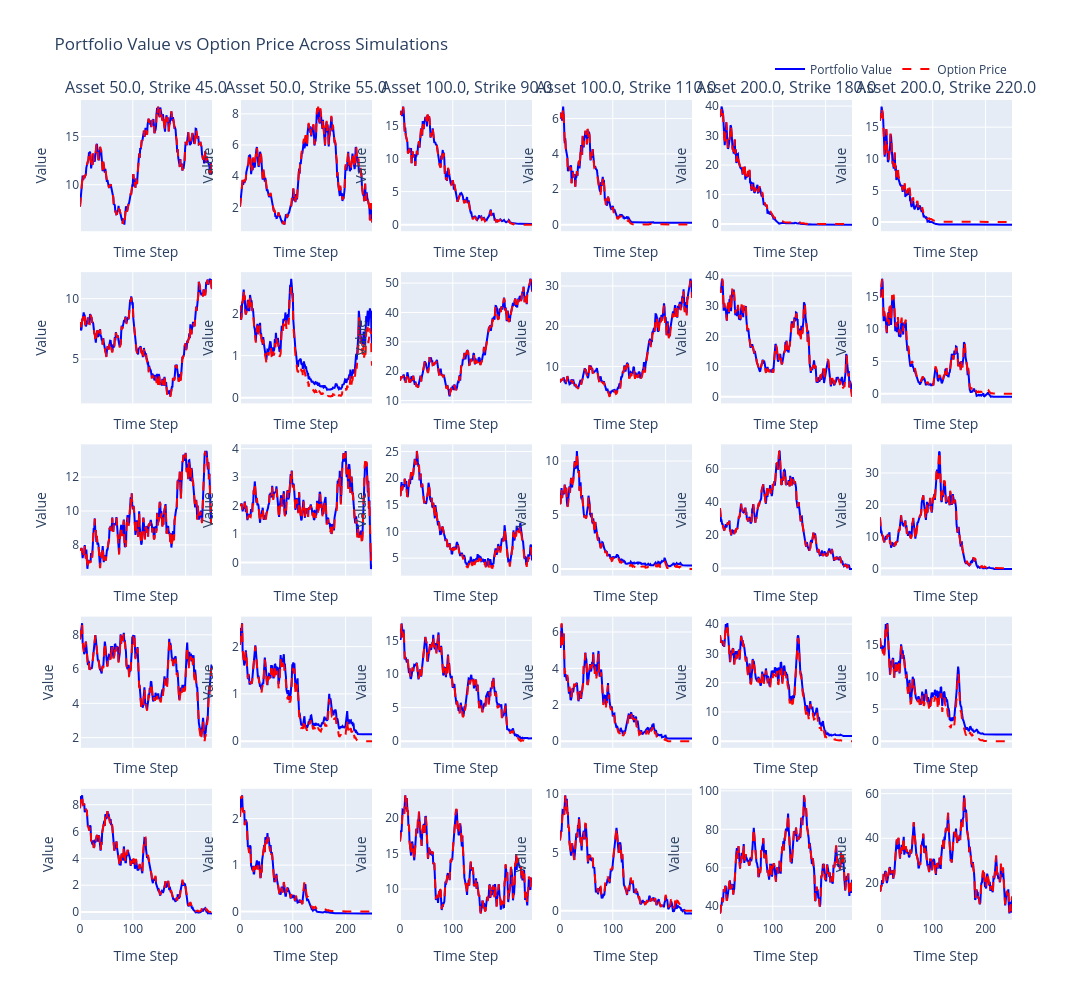

The cell this chart's notebook holds for it:
### Code cell
# Perfect Delta Hedging
env = HedgingEnv(S0, K, sigma, r, num_simulation=num_simulation, num_step=250, seed=0)
(
    num_simulation,
    num_asset,
    num_strike,
) = (
    env.num_simulation,
    env.num_asset,
    env.num_strike,
)
state = env.reset()
idx = 0
while True:
    action = env.ground_truth_deltas[..., idx].reshape(-1)
    _, __, done = env.step(action)
    if done:
        break
    else:
        idx += 1

plot_portfolio_vs_option_price(env)

### Figure 1 — Plotly figure (JSON) as saved in the notebook; plotly's stock layout.template omitted (floating-point values rounded to 4 significant figures; data arrays with more than 128 entries replaced by an {"elided": "..."} marker saying what was removed)
{"data": [{"line": {"color": "blue", "dash": "solid"}, "mode": "lines", "name": "Portfolio Value", "showlegend": true, "type": "scatter", "x": {"elided": "251 int values"}, "xaxis": "x", "y": {"elided": "251 float values"}, "yaxis": "y"}, {"line": {"color": "red", "dash": "dash"}, "mode": "lines", "name": "Option Price", "showlegend": true, "type": "scatter", "x": {"elided": "251 int values"}, "xaxis": "x", "y": {"elided": "251 float values"}, "yaxis": "y"}, {"line": {"color": "blue", "dash": "solid"}, "mode": "lines", "showlegend": false, "type": "scatter", "x": {"elided": "251 int values"}, "xaxis": "x2", "y": {"elided": "251 float values"}, "yaxis": "y2"}, {"line": {"color": "red", "dash": "dash"}, "mode": "lines", "showlegend": false, "type": "scatter", "x": {"elided": "251 int values"}, "xaxis": "x2", "y": {"elided": "251 float values"}, "yaxis": "y2"}, {"line": {"color": "blue", "dash": "solid"}, "mode": "lines", "showlegend": false, "type": "scatter", "x": {"elided": "251 int values"}, "xaxis": "x3", "y": {"elided": "251 float values"}, "yaxis": "y3"}, {"line": {"color": "red", "dash": "dash"}, "mode": "lines", "showlegend": false, "type": "scatter", "x": {"elided": "251 int values"}, "xaxis": "x3", "y": {"elided": "251 float values"}, "yaxis": "y3"}, {"line": {"color": "blue", "dash": "solid"}, "mode": "lines", "showlegend": false, "type": "scatter", "x": {"elided": "251 int values"}, "xaxis": "x4", "y": {"elided": "251 float values"}, "yaxis": "y4"}, {"line": {"color": "red", "dash": "dash"}, "mode": "lines", "showlegend": false, "type": "scatter", "x": {"elided": "251 int values"}, "xaxis": "x4", "y": {"elided": "251 float values"}, "yaxis": "y4"}, {"line": {"color": "blue", "dash": "solid"}, "mode": "lines", "showlegend": false, "type": "scatter", "x": {"elided": "251 int values"}, "xaxis": "x5", "y": {"elided": "251 float values"}, "yaxis": "y5"}, {"line": {"color": "red", "dash": "dash"}, "mode": "lines", "showlegend": false, "type": "scatter", "x": {"elided": "251 int values"}, "xaxis": "x5", "y": {"elided": "251 float values"}, "yaxis": "y5"}, {"line": {"color": "blue", "dash": "solid"}, "mode": "lines", "showlegend": false, "type": "scatter", "x": {"elided": "251 int values"}, "xaxis": "x6", "y": {"elided": "251 float values"}, "yaxis": "y6"}, {"line": {"color": "red", "dash": "dash"}, "mode": "lines", "showlegend": false, "type": "scatter", "x": {"elided": "251 int values"}, "xaxis": "x6", "y": {"elided": "251 float values"}, "yaxis": "y6"}, {"line": {"color": "blue", "dash": "solid"}, "mode": "lines", "showlegend": false, "type": "scatter", "x": {"elided": "251 int values"}, "xaxis": "x7", "y": {"elided": "251 float values"}, "yaxis": "y7"}, {"line": {"color": "red", "dash": "dash"}, "mode": "lines", "showlegend": false, "type": "scatter", "x": {"elided": "251 int values"}, "xaxis": "x7", "y": {"elided": "251 float values"}, "yaxis": "y7"}, {"line": {"color": "blue", "dash": "solid"}, "mode": "lines", "showlegend": false, "type": "scatter", "x": {"elided": "251 int values"}, "xaxis": "x8", "y": {"elided": "251 float values"}, "yaxis": "y8"}, {"line": {"color": "red", "dash": "dash"}, "mode": "lines", "showlegend": false, "type": "scatter", "x": {"elided": "251 int values"}, "xaxis": "x8", "y": {"elided": "251 float values"}, "yaxis": "y8"}, {"line": {"color": "blue", "dash": "solid"}, "mode": "lines", "showlegend": false, "type": "scatter", "x": {"elided": "251 int values"}, "xaxis": "x9", "y": {"elided": "251 float values"}, "yaxis": "y9"}, {"line": {"color": "red", "dash": "dash"}, "mode": "lines", "showlegend": false, "type": "scatter", "x": {"elided": "251 int values"}, "xaxis": "x9", "y": {"elided": "251 float values"}, "yaxis": "y9"}, {"line": {"color": "blue", "dash": "solid"}, "mode": "lines", "showlegend": false, "type": "scatter", "x": {"elided": "251 int values"}, "xaxis": "x10", "y": {"elided": "251 float values"}, "yaxis": "y10"}, {"line": {"color": "red", "dash": "dash"}, "mode": "lines", "showlegend": false, "type": "scatter", "x": {"elided": "251 int values"}, "xaxis": "x10", "y": {"elided": "251 float values"}, "yaxis": "y10"}, {"line": {"color": "blue", "dash": "solid"}, "mode": "lines", "showlegend": false, "type": "scatter", "x": {"elided": "251 int values"}, "xaxis": "x11", "y": {"elided": "251 float values"}, "yaxis": "y11"}, {"line": {"color": "red", "dash": "dash"}, "mode": "lines", "showlegend": false, "type": "scatter", "x": {"elided": "251 int values"}, "xaxis": "x11", "y": {"elided": "251 float values"}, "yaxis": "y11"}, {"line": {"color": "blue", "dash": "solid"}, "mode": "lines", "showlegend": false, "type": "scatter", "x": {"elided": "251 int values"}, "xaxis": "x12", "y": {"elided": "251 float values"}, "yaxis": "y12"}, {"line": {"color": "red", "dash": "dash"}, "mode": "lines", "showlegend": false, "type": "scatter", "x": {"elided": "251 int values"}, "xaxis": "x12", "y": {"elided": "251 float values"}, "yaxis": "y12"}, {"line": {"color": "blue", "dash": "solid"}, "mode": "lines", "showlegend": false, "type": "scatter", "x": {"elided": "251 int values"}, "xaxis": "x13", "y": {"elided": "251 float values"}, "yaxis": "y13"}, {"line": {"color": "red", "dash": "dash"}, "mode": "lines", "showlegend": false, "type": "scatter", "x": {"elided": "251 int values"}, "xaxis": "x13", "y": {"elided": "251 float values"}, "yaxis": "y13"}, {"line": {"color": "blue", "dash": "solid"}, "mode": "lines", "showlegend": false, "type": "scatter", "x": {"elided": "251 int values"}, "xaxis": "x14", "y": {"elided": "251 float values"}, "yaxis": "y14"}, {"line": {"color": "red", "dash": "dash"}, "mode": "lines", "showlegend": false, "type": "scatter", "x": {"elided": "251 int values"}, "xaxis": "x14", "y": {"elided": "251 float values"}, "yaxis": "y14"}, {"line": {"color": "blue", "dash": "solid"}, "mode": "lines", "showlegend": false, "type": "scatter", "x": {"elided": "251 int values"}, "xaxis": "x15", "y": {"elided": "251 float values"}, "yaxis": "y15"}, {"line": {"color": "red", "dash": "dash"}, "mode": "lines", "showlegend": false, "type": "scatter", "x": {"elided": "251 int values"}, "xaxis": "x15", "y": {"elided": "251 float values"}, "yaxis": "y15"}, {"line": {"color": "blue", "dash": "solid"}, "mode": "lines", "showlegend": false, "type": "scatter", "x": {"elided": "251 int values"}, "xaxis": "x16", "y": {"elided": "251 float values"}, "yaxis": "y16"}, {"line": {"color": "red", "dash": "dash"}, "mode": "lines", "showlegend": false, "type": "scatter", "x": {"elided": "251 int values"}, "xaxis": "x16", "y": {"elided": "251 float values"}, "yaxis": "y16"}, {"line": {"color": "blue", "dash": "solid"}, "mode": "lines", "showlegend": false, "type": "scatter", "x": {"elided": "251 int values"}, "xaxis": "x17", "y": {"elided": "251 float values"}, "yaxis": "y17"}, {"line": {"color": "red", "dash": "dash"}, "mode": "lines", "showlegend": false, "type": "scatter", "x": {"elided": "251 int values"}, "xaxis": "x17", "y": {"elided": "251 float values"}, "yaxis": "y17"}, {"line": {"color": "blue", "dash": "solid"}, "mode": "lines", "showlegend": false, "type": "scatter", "x": {"elided": "251 int values"}, "xaxis": "x18", "y": {"elided": "251 float values"}, "yaxis": "y18"}, {"line": {"color": "red", "dash": "dash"}, "mode": "lines", "showlegend": false, "type": "scatter", "x": {"elided": "251 int values"}, "xaxis": "x18", "y": {"elided": "251 float values"}, "yaxis": "y18"}, {"line": {"color": "blue", "dash": "solid"}, "mode": "lines", "showlegend": false, "type": "scatter", "x": {"elided": "251 int values"}, "xaxis": "x19", "y": {"elided": "251 float values"}, "yaxis": "y19"}, {"line": {"color": "red", "dash": "dash"}, "mode": "lines", "showlegend": false, "type": "scatter", "x": {"elided": "251 int values"}, "xaxis": "x19", "y": {"elided": "251 float values"}, "yaxis": "y19"}, {"line": {"color": "blue", "dash": "solid"}, "mode": "lines", "showlegend": false, "type": "scatter", "x": {"elided": "251 int values"}, "xaxis": "x20", "y": {"elided": "251 float values"}, "yaxis": "y20"}, {"line": {"color": "red", "dash": "dash"}, "mode": "lines", "showlegend": false, "type": "scatter", "x": {"elided": "251 int values"}, "xaxis": "x20", "y": {"elided": "251 float values"}, "yaxis": "y20"}, {"line": {"color": "blue", "dash": "solid"}, "mode": "lines", "showlegend": false, "type": "scatter", "x": {"elided": "251 int values"}, "xaxis": "x21", "y": {"elided": "251 float values"}, "yaxis": "y21"}, {"line": {"color": "red", "dash": "dash"}, "mode": "lines", "showlegend": false, "type": "scatter", "x": {"elided": "251 int values"}, "xaxis": "x21", "y": {"elided": "251 float values"}, "yaxis": "y21"}, {"line": {"color": "blue", "dash": "solid"}, "mode": "lines", "showlegend": false, "type": "scatter", "x": {"elided": "251 int values"}, "xaxis": "x22", "y": {"elided": "251 float values"}, "yaxis": "y22"}, {"line": {"color": "red", "dash": "dash"}, "mode": "lines", "showlegend": false, "type": "scatter", "x": {"elided": "251 int values"}, "xaxis": "x22", "y": {"elided": "251 float values"}, "yaxis": "y22"}, {"line": {"color": "blue", "dash": "solid"}, "mode": "lines", "showlegend": false, "type": "scatter", "x": {"elided": "251 int values"}, "xaxis": "x23", "y": {"elided": "251 float values"}, "yaxis": "y23"}, {"line": {"color": "red", "dash": "dash"}, "mode": "lines", "showlegend": false, "type": "scatter", "x": {"elided": "251 int values"}, "xaxis": "x23", "y": {"elided": "251 float values"}, "yaxis": "y23"}, {"line": {"color": "blue", "dash": "solid"}, "mode": "lines", "showlegend": false, "type": "scatter", "x": {"elided": "251 int values"}, "xaxis": "x24", "y": {"elided": "251 float values"}, "yaxis": "y24"}, {"line": {"color": "red", "dash": "dash"}, "mode": "lines", "showlegend": false, "type": "scatter", "x": {"elided": "251 int values"}, "xaxis": "x24", "y": {"elided": "251 float values"}, "yaxis": "y24"}, {"line": {"color": "blue", "dash": "solid"}, "mode": "lines", "showlegend": false, "type": "scatter", "x": {"elided": "251 int values"}, "xaxis": "x25", "y": {"elided": "251 float values"}, "yaxis": "y25"}, {"line": {"color": "red", "dash": "dash"}, "mode": "lines", "showlegend": false, "type": "scatter", "x": {"elided": "251 int values"}, "xaxis": "x25", "y": {"elided": "251 float values"}, "yaxis": "y25"}, {"line": {"color": "blue", "dash": "solid"}, "mode": "lines", "showlegend": false, "type": "scatter", "x": {"elided": "251 int values"}, "xaxis": "x26", "y": {"elided": "251 float values"}, "yaxis": "y26"}, {"line": {"color": "red", "dash": "dash"}, "mode": "lines", "showlegend": false, "type": "scatter", "x": {"elided": "251 int values"}, "xaxis": "x26", "y": {"elided": "251 float values"}, "yaxis": "y26"}, {"line": {"color": "blue", "dash": "solid"}, "mode": "lines", "showlegend": false, "type": "scatter", "x": {"elided": "251 int values"}, "xaxis": "x27", "y": {"elided": "251 float values"}, "yaxis": "y27"}, {"line": {"color": "red", "dash": "dash"}, "mode": "lines", "showlegend": false, "type": "scatter", "x": {"elided": "251 int values"}, "xaxis": "x27", "y": {"elided": "251 float values"}, "yaxis": "y27"}, {"line": {"color": "blue", "dash": "solid"}, "mode": "lines", "showlegend": false, "type": "scatter", "x": {"elided": "251 int values"}, "xaxis": "x28", "y": {"elided": "251 float values"}, "yaxis": "y28"}, {"line": {"color": "red", "dash": "dash"}, "mode": "lines", "showlegend": false, "type": "scatter", "x": {"elided": "251 int values"}, "xaxis": "x28", "y": {"elided": "251 float values"}, "yaxis": "y28"}, {"line": {"color": "blue", "dash": "solid"}, "mode": "lines", "showlegend": false, "type": "scatter", "x": {"elided": "251 int values"}, "xaxis": "x29", "y": {"elided": "251 float values"}, "yaxis": "y29"}, {"line": {"color": "red", "dash": "dash"}, "mode": "lines", "showlegend": false, "type": "scatter", "x": {"elided": "251 int values"}, "xaxis": "x29", "y": {"elided": "251 float values"}, "yaxis": "y29"}, {"line": {"color": "blue", "dash": "solid"}, "mode": "lines", "showlegend": false, "type": "scatter", "x": {"elided": "251 int values"}, "xaxis": "x30", "y": {"elided": "251 float values"}, "yaxis": "y30"}, {"line": {"color": "red", "dash": "dash"}, "mode": "lines", "showlegend": false, "type": "scatter", "x": {"elided": "251 int values"}, "xaxis": "x30", "y": {"elided": "251 float values"}, "yaxis": "y30"}], "layout": {"annotations": [{"font": {"size": 16}, "showarrow": false, "text": "Asset 50.0, Strike 45.0", "x": 0.07083, "xanchor": "center", "xref": "paper", "y": 1, "yanchor": "bottom", "yref": "paper"}, {"font": {"size": 16}, "showarrow": false, "text": "Asset 50.0, Strike 55.0", "x": 0.2425, "xanchor": "center", "xref": "paper", "y": 1, "yanchor": "bottom", "yref": "paper"}, {"font": {"size": 16}, "showarrow": false, "text": "Asset 100.0, Strike 90.0", "x": 0.4142, "xanchor": "center", "xref": "paper", "y": 1, "yanchor": "bottom", "yref": "paper"}, {"font": {"size": 16}, "showarrow": false, "text": "Asset 100.0, Strike 110.0", "x": 0.5858, "xanchor": "center", "xref": "paper", "y": 1, "yanchor": "bottom", "yref": "paper"}, {"font": {"size": 16}, "showarrow": false, "text": "Asset 200.0, Strike 180.0", "x": 0.7575, "xanchor": "center", "xref": "paper", "y": 1, "yanchor": "bottom", "yref": "paper"}, {"font": {"size": 16}, "showarrow": false, "text": "Asset 200.0, Strike 220.0", "x": 0.9292, "xanchor": "center", "xref": "paper", "y": 1, "yanchor": "bottom", "yref": "paper"}], "height": 1000, "legend": {"orientation": "h", "x": 1, "xanchor": "right", "y": 1.02, "yanchor": "bottom"}, "title": {"text": "Portfolio Value vs Option Price Across Simulations"}, "width": 1200, "xaxis": {"anchor": "y", "domain": [0, 0.1417], "matches": "x25", "showticklabels": false, "title": {"text": "Time Step"}}, "xaxis10": {"anchor": "y10", "domain": [0.515, 0.6567], "matches": "x28", "showticklabels": false, "title": {"text": "Time Step"}}, "xaxis11": {"anchor": "y11", "domain": [0.6867, 0.8283], "matches": "x29", "showticklabels": false, "title": {"text": "Time Step"}}, "xaxis12": {"anchor": "y12", "domain": [0.8583, 1], "matches": "x30", "showticklabels": false, "title": {"text": "Time Step"}}, "xaxis13": {"anchor": "y13", "domain": [0, 0.1417], "matches": "x25", "showticklabels": false, "title": {"text": "Time Step"}}, "xaxis14": {"anchor": "y14", "domain": [0.1717, 0.3133], "matches": "x26", "showticklabels": false, "title": {"text": "Time Step"}}, "xaxis15": {"anchor": "y15", "domain": [0.3433, 0.485], "matches": "x27", "showticklabels": false, "title": {"text": "Time Step"}}, "xaxis16": {"anchor": "y16", "domain": [0.515, 0.6567], "matches": "x28", "showticklabels": false, "title": {"text": "Time Step"}}, "xaxis17": {"anchor": "y17", "domain": [0.6867, 0.8283], "matches": "x29", "showticklabels": false, "title": {"text": "Time Step"}}, "xaxis18": {"anchor": "y18", "domain": [0.8583, 1], "matches": "x30", "showticklabels": false, "title": {"text": "Time Step"}}, "xaxis19": {"anchor": "y19", "domain": [0, 0.1417], "matches": "x25", "showticklabels": false, "title": {"text": "Time Step"}}, "xaxis2": {"anchor": "y2", "domain": [0.1717, 0.3133], "matches": "x26", "showticklabels": false, "title": {"text": "Time Step"}}, "xaxis20": {"anchor": "y20", "domain": [0.1717, 0.3133], "matches": "x26", "showticklabels": false, "title": {"text": "Time Step"}}, "xaxis21": {"anchor": "y21", "domain": [0.3433, 0.485], "matches": "x27", "showticklabels": false, "title": {"text": "Time Step"}}, "xaxis22": {"anchor": "y22", "domain": [0.515, 0.6567], "matches": "x28", "showticklabels": false, "title": {"text": "Time Step"}}, "xaxis23": {"anchor": "y23", "domain": [0.6867, 0.8283], "matches": "x29", "showticklabels": false, "title": {"text": "Time Step"}}, "xaxis24": {"anchor": "y24", "domain": [0.8583, 1], "matches": "x30", "showticklabels": false, "title": {"text": "Time Step"}}, "xaxis25": {"anchor": "y25", "domain": [0, 0.1417], "title": {"text": "Time Step"}}, "xaxis26": {"anchor": "y26", "domain": [0.1717, 0.3133], "title": {"text": "Time Step"}}, "xaxis27": {"anchor": "y27", "domain": [0.3433, 0.485], "title": {"text": "Time Step"}}, "xaxis28": {"anchor": "y28", "domain": [0.515, 0.6567], "title": {"text": "Time Step"}}, "xaxis29": {"anchor": "y29", "domain": [0.6867, 0.8283], "title": {"text": "Time Step"}}, "xaxis3": {"anchor": "y3", "domain": [0.3433, 0.485], "matches": "x27", "showticklabels": false, "title": {"text": "Time Step"}}, "xaxis30": {"anchor": "y30", "domain": [0.8583, 1], "title": {"text": "Time Step"}}, "xaxis4": {"anchor": "y4", "domain": [0.515, 0.6567], "matches": "x28", "showticklabels": false, "title": {"text": "Time Step"}}, "xaxis5": {"anchor": "y5", "domain": [0.6867, 0.8283], "matches": "x29", "showticklabels": false, "title": {"text": "Time Step"}}, "xaxis6": {"anchor": "y6", "domain": [0.8583, 1], "matches": "x30", "showticklabels": false, "title": {"text": "Time Step"}}, "xaxis7": {"anchor": "y7", "domain": [0, 0.1417], "matches": "x25", "showticklabels": false, "title": {"text": "Time Step"}}, "xaxis8": {"anchor": "y8", "domain": [0.1717, 0.3133], "matches": "x26", "showticklabels": false, "title": {"text": "Time Step"}}, "xaxis9": {"anchor": "y9", "domain": [0.3433, 0.485], "matches": "x27", "showticklabels": false, "title": {"text": "Time Step"}}, "yaxis": {"anchor": "x", "domain": [0.84, 1], "title": {"text": "Value"}}, "yaxis10": {"anchor": "x10", "domain": [0.63, 0.79], "title": {"text": "Value"}}, "yaxis11": {"anchor": "x11", "domain": [0.63, 0.79], "title": {"text": "Value"}}, "yaxis12": {"anchor": "x12", "domain": [0.63, 0.79], "title": {"text": "Value"}}, "yaxis13": {"anchor": "x13", "domain": [0.42, 0.58], "title": {"text": "Value"}}, "yaxis14": {"anchor": "x14", "domain": [0.42, 0.58], "title": {"text": "Value"}}, "yaxis15": {"anchor": "x15", "domain": [0.42, 0.58], "title": {"text": "Value"}}, "yaxis16": {"anchor": "x16", "domain": [0.42, 0.58], "title": {"text": "Value"}}, "yaxis17": {"anchor": "x17", "domain": [0.42, 0.58], "title": {"text": "Value"}}, "yaxis18": {"anchor": "x18", "domain": [0.42, 0.58], "title": {"text": "Value"}}, "yaxis19": {"anchor": "x19", "domain": [0.21, 0.37], "title": {"text": "Value"}}, "yaxis2": {"anchor": "x2", "domain": [0.84, 1], "title": {"text": "Value"}}, "yaxis20": {"anchor": "x20", "domain": [0.21, 0.37], "title": {"text": "Value"}}, "yaxis21": {"anchor": "x21", "domain": [0.21, 0.37], "title": {"text": "Value"}}, "yaxis22": {"anchor": "x22", "domain": [0.21, 0.37], "title": {"text": "Value"}}, "yaxis23": {"anchor": "x23", "domain": [0.21, 0.37], "title": {"text": "Value"}}, "yaxis24": {"anchor": "x24", "domain": [0.21, 0.37], "title": {"text": "Value"}}, "yaxis25": {"anchor": "x25", "domain": [0, 0.16], "title": {"text": "Value"}}, "yaxis26": {"anchor": "x26", "domain": [0, 0.16], "title": {"text": "Value"}}, "yaxis27": {"anchor": "x27", "domain": [0, 0.16], "title": {"text": "Value"}}, "yaxis28": {"anchor": "x28", "domain": [0, 0.16], "title": {"text": "Value"}}, "yaxis29": {"anchor": "x29", "domain": [0, 0.16], "title": {"text": "Value"}}, "yaxis3": {"anchor": "x3", "domain": [0.84, 1], "title": {"text": "Value"}}, "yaxis30": {"anchor": "x30", "domain": [0, 0.16], "title": {"text": "Value"}}, "yaxis4": {"anchor": "x4", "domain": [0.84, 1], "title": {"text": "Value"}}, "yaxis5": {"anchor": "x5", "domain": [0.84, 1], "title": {"text": "Value"}}, "yaxis6": {"anchor": "x6", "domain": [0.84, 1], "title": {"text": "Value"}}, "yaxis7": {"anchor": "x7", "domain": [0.63, 0.79], "title": {"text": "Value"}}, "yaxis8": {"anchor": "x8", "domain": [0.63, 0.79], "title": {"text": "Value"}}, "yaxis9": {"anchor": "x9", "domain": [0.63, 0.79], "title": {"text": "Value"}}}}
